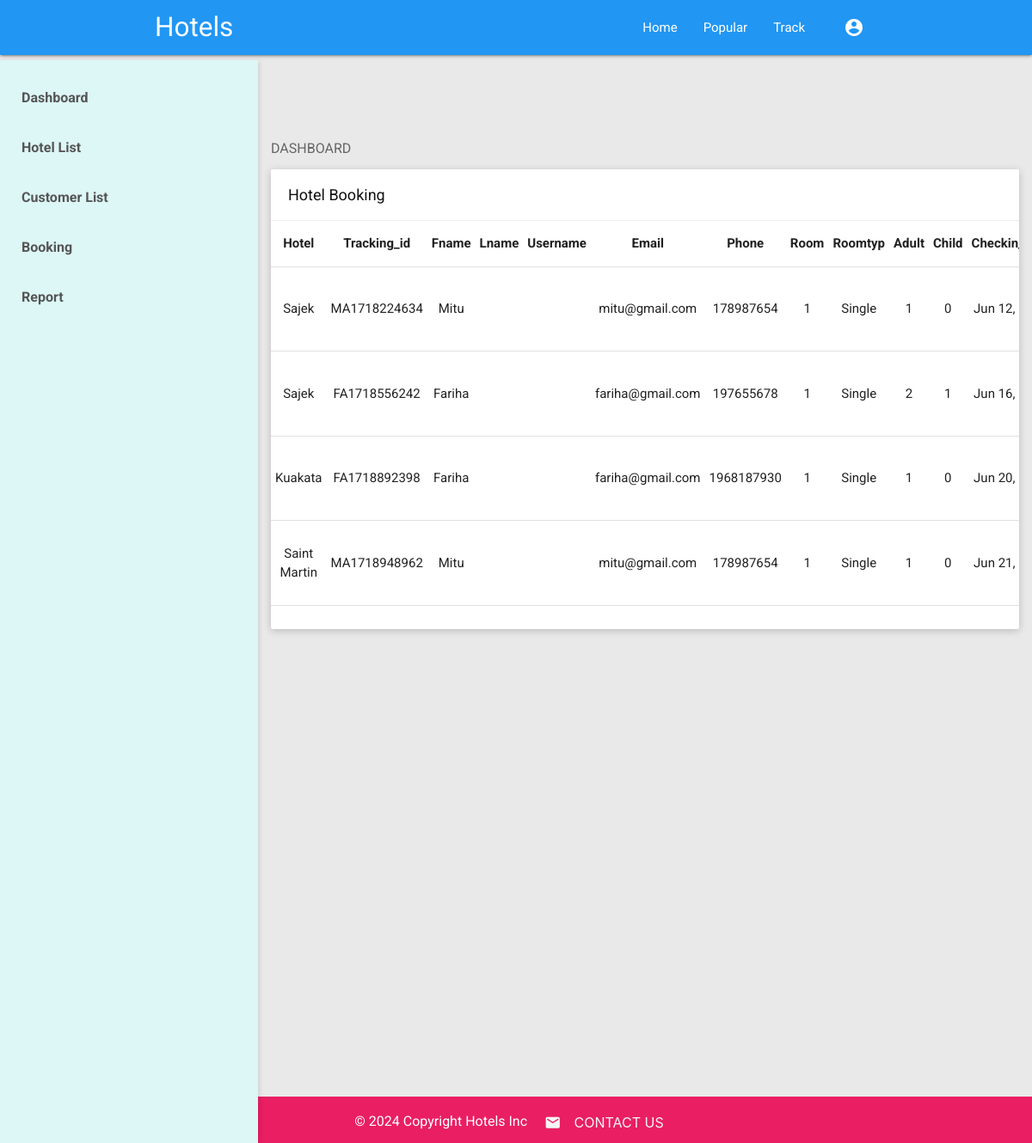
Page /booking-list/ (signed in) on the committed database.
### book/models.py (models this page shows, shortened)
class Booking(models.Model):
    hotel = models.ForeignKey(Hotel, related_name="booking", on_delete=models.CASCADE)
    tracking_id = models.CharField(default='000', max_length=64)
    first_name = models.CharField(default=None, max_length=64)
    last_name = models.CharField(default=None, max_length=64)
    email = models.CharField(default=None, max_length=64)
    phone = models.CharField(default=None, max_length=64)
    room = models.IntegerField(default=1)
    room_typ = models.CharField(choices=ROOM_CHOICES, default='Single',max_length=50)
    adult = models.IntegerField(default=1)
    child = models.IntegerField(default=0)
    checkin_date = models.CharField(default=None , max_length=64)
    checkout_date = models.CharField(default=None, max_length=64)
    booking_date = models.DateTimeField(auto_now_add=True)
    price = models.CharField(max_length=64, default=None, null=False)
    room_number = models.IntegerField(default=0)
    user = models.ForeignKey(User, related_name="booking", on_delete=models.SET_NULL, default=None, null=True, blank=True)

class Hotel(models.Model):
    name = models.CharField(default=None, max_length=64)
    city = models.CharField(default=None, max_length=64)
    address = models.CharField(default=None, max_length=64)
    overview = models.CharField(default=None, max_length=64)
    highlight = models.CharField(default=None, max_length=64)
    room = models.CharField(default=None, max_length=64)
    room_type = models.CharField(choices=ROOM_CHOICES,default="Single", max_length=64)
    rating = models.CharField(default=0, max_length=64)
    price = models.FloatField(default=random_price)
    image = models.ImageField(upload_to="hotel_img", verbose_name="hotelimg")
    def __str__(self):
        return f"{self.city}"

### book/views.py (the view)
# urls.py: path('booking-list/', views.Booking_list, name="booking_list"),
@login_required
def Booking_list(request):
  booking = Booking.objects.all()
  return render(request, 'book/booking_list.html', {'booking': booking})

### book/templates/book/booking_list.html (shortened to what this page needs)
{% extends "book/layout.html" %}
{% load static %}
{% load book_extras %}
{% block body %}
<section>
    <aside id="leftsidebar" class="sidebar">
        <div class="menu ">
            <ul class="list">
                <li class="active">
                    <a href="{% url 'dashboard' %}">
                        <span>Dashboard</span>
                    </a>
                </li>
                <li>
                    <a href="{% url 'hotel_list' %}">
                        <span>Hotel List</span>
                    </a>
                </li>
                <li>
                    <a href="{% url 'customer_list' %}" class="">
                        <span>Customer List</span>
                    </a>
                </li>
                <li>
                    <a href="{% url 'booking_list' %}" class="">
                        <span>Booking </span>
                    </a>
                </li>
                <li>
                    <a href="{% url 'report' %}">
                        <span>Report</span>
                    </a>
                </li>
            </ul>
        </div>
    </aside>
</section>
<section class="content" id="top">
        <div class="block-header">
            <h2>DASHBOARD</h2>
        </div>
        <div class="row clearfix">
            <div class="col-lg-12 grid-margin stretch-card">
                <div class="card">
                    <div class="card-body">
                        <div class="header">
                            <h2>Hotel Booking</h2>
                        </div>
                        <div class="table-responsive" style="overflow: auto; max-height: 475px">
                            <table class="table table-striped" id="myTable">
                                <thead class="">
                                    <tr style="text-align: center" class="">
                                        <th style="text-align: center; width: 10%">Hotel</th>
                                        <th style="text-align: center; width: 10%">Tracking_id</th>
                                        <th style="text-align: center; width: 10%">Fname</th>
                                        <th style="text-align: center; width: 10%">Lname</th>
                                        <th style="text-align: center; width: 10%">Username</th>
                                        <th style="text-align: center; width: 10%">Email</th>
                                        <th style="text-align: center; width: 10%">Phone</th>
                                        <th style="text-align: center; width: 10%">Room</th>
                                        <th style="text-align: center; width: 10%">Roomtyp</th>
                                        <th style="text-align: center; width: 10%">Adult</th>
                                        <th style="text-align: center; width: 10%">Child</th>
                                        <th style="text-align: center; width: 10%">Checkin_date</th>
                                    </tr>
                                </thead>
                                <tbody>
                                    {% for book in booking %}
                                    <tr>
                                        <td style="text-align: center">{{book.hotel}}</td>
                                        <td style="text-align: center">{{book.tracking_id}}</td>
                                        <td style="text-align: center">{{book.first_name}}</td>
                                        <td style="text-align: center">{{book.lirst_name}}</td>
                                        <td style="text-align: center">{{book.username}}</td>
                                        <td style="text-align: center">{{book.email}}</td>
                                        <td style="text-align: center">{{book.phone}}</td>
                                        <td style="text-align: center">{{book.room}}</td>
                                        <td style="text-align: center">{{book.room_typ}}</td>
                                        <td style="text-align: center">{{book.adult}}</td>
                                        <td style="text-align: center">{{book.child}}</td>
                                        <td style="text-align: center">{{book.checkin_date}}</td>
                                    </tr>
                                    {% endfor %}
                                </tbody>
                            </table>
                        </div>
                    </div>
                </div>
            </div>
        </div>
</section>
{% endblock %}

### book/static/book/styles.css (style rules this page uses)
:root { --primary: #2196f3; --primary-dark: #f32167; }

### book/static/css/styles1.css (style rules this page uses)
.block-header { margin-bottom: 15px; }
.block-header h2 { margin: 0 !important; color: #666 !important; font-weight: normal; font-size: 16px; }
body { background-color: #e9e9e9; -moz-transition: all 0.5s; -o-transition: all 0.5s; -webkit-transition: all 0.5s; transition: all 0.5s; font-family: 'Roboto', Arial, Tahoma, sans-serif; }
h1, h2, h3, h4, h5, h6 { font-weight: bold; }
button, input, select, a { outline: none !important; }
section.content { margin: 100px 15px 0 315px; -moz-transition: 0.5s; -o-transition: 0.5s; -webkit-transition: 0.5s; transition: 0.5s; }
.card { background: #fff; min-height: 50px; box-shadow: 0 2px 10px rgba(0, 0, 0, 0.2); position: relative; margin-bottom: 30px; -webkit-border-radius: 2px; -moz-border-radius: 2px; -ms-border-radius: 2px; border-radius: 2px; }
.card .header { color: #555; padding: 20px; position: relative; border-bottom: 1px solid rgba(204, 204, 204, 0.35); }
.card .header h2 { margin: 0; font-size: 18px; font-weight: normal; color: #111; }
.sidebar { -moz-transition: all 0.5s; -o-transition: all 0.5s; -webkit-transition: all 0.5s; transition: all 0.5s; font-family: "Roboto", sans-serif; background: #ddf6f6; width: 300px; overflow: hidden; display: inline-block; height: calc(100vh - 70px); position: fixed; top: 70px; left: 0; -webkit-box-shadow: 2px 2px 5px rgba(0, 0, 0, 0.1); -moz-box-shadow: 2px 2px 5px rgba(0, 0, 0, 0.1); -ms-box-shadow: 2px 2px 5px rgba(0, 0, 0, 0.1); box-shadow: 2px 2px 5px rgba(0, 0, 0, 0.1); z-index: 11 !important; }
.sidebar .menu { position: relative; overflow-y: auto; height: 90vh; }
.sidebar .menu .list { list-style: none; padding-left: 0; }
.sidebar .menu .list li.active > :first-child span { font-weight: bold; }
.sidebar .menu .list a { text-align: center; color: #747474; position: relative; display: inline-flex; vertical-align: middle; width: 100%; padding: 10px 13px; }
.sidebar .menu .list a span { margin: 7px 0 7px 12px; color: #555555; font-weight: bold; font-size: 16px; overflow: hidden; }

### rows in the picture
Booking: hotel "Sajek", tracking_id "MA1718224634", first_name "Mitu", email "mitu@gmail.com", phone "178987654", room "1", room_typ "Single", adult "1", child "0", checkin_date "Jun 12,…"
Booking: hotel "Sajek", tracking_id "FA1718556242", first_name "Fariha", email "fariha@gmail.com", phone "197655678", room "1", room_typ "Single", adult "2", child "1", checkin_date "Jun 16,…"
Booking: hotel "Kuakata", tracking_id "FA1718892398", first_name "Fariha", email "fariha@gmail.com", phone "1968187930", room "1", room_typ "Single", adult "1", child "0", checkin_date "Jun 20,…"
Booking: hotel "Saint Martin", tracking_id "MA1718948962", first_name "Mitu", email "mitu@gmail.com", phone "178987654", room "1", room_typ "Single", adult "1", child "0", checkin_date "Jun 21,…"
